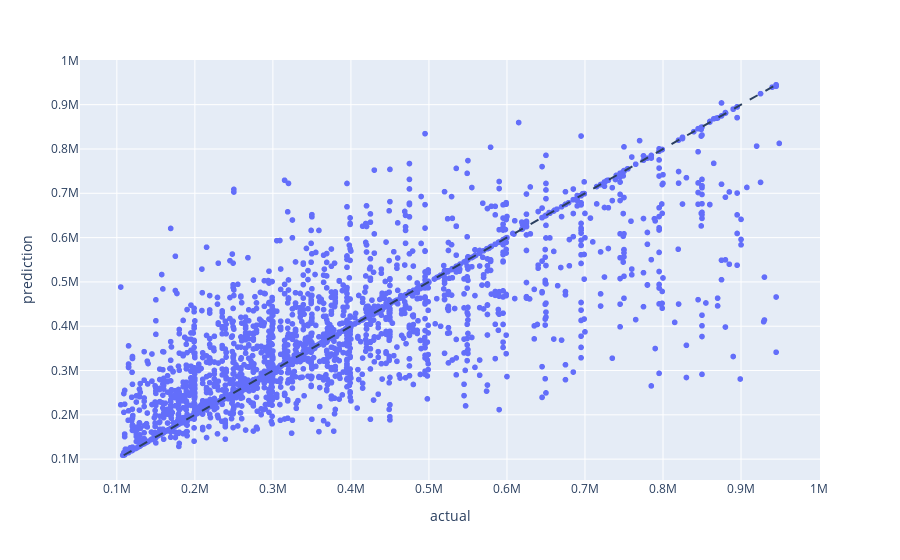

Notebook code for this chart:
### Code cell
#training the polynomial regression model with the degree with best score
final_degree = 5
poly_model4 = make_pipeline(PolynomialFeatures(final_degree), LinearRegression())
poly_model4.fit(X4_train_scaled, y4_train)
a = poly_model4.score(X4_train_scaled, y4_train)
print(a)
y_pred4 = poly_model4.predict(X4_test_scaled)
b = poly_model4.score(X4_test_scaled,y4_test)
print(b)

#plot the test and predicted 
import plotly.graph_objects as go
import plotly.express as px
fig = px.scatter(x=y4_test, y=y_pred, labels={'x': 'actual', 'y': 'prediction'})
fig.add_shape(
    type="line", line=dict(dash='dash'),
    x0=y_pred.min(), y0=y_pred.min(),
    x1=y_pred.max(), y1=y_pred.max()
)
fig.show()

### Figure 1 — Plotly figure (JSON) as saved in the notebook; plotly's stock layout.template omitted (floating-point values rounded to 4 significant figures; data arrays with more than 128 entries replaced by an {"elided": "..."} marker saying what was removed)
{"data": [{"hovertemplate": "actual=%{x}<br>prediction=%{y}<extra></extra>", "legendgroup": "", "marker": {"color": "#636efa", "symbol": "circle"}, "mode": "markers", "name": "", "showlegend": false, "type": "scattergl", "x": {"elided": "3588 int values"}, "xaxis": "x", "y": {"elided": "3588 float values"}, "yaxis": "y"}], "layout": {"legend": {"tracegroupgap": 0}, "margin": {"t": 60}, "shapes": [{"line": {"dash": "dash"}, "type": "line", "x0": 108800.0, "x1": 945000.0, "y0": 108800.0, "y1": 945000.0}], "xaxis": {"anchor": "y", "domain": [0, 1], "title": {"text": "actual"}}, "yaxis": {"anchor": "x", "domain": [0, 1], "title": {"text": "prediction"}}}}
